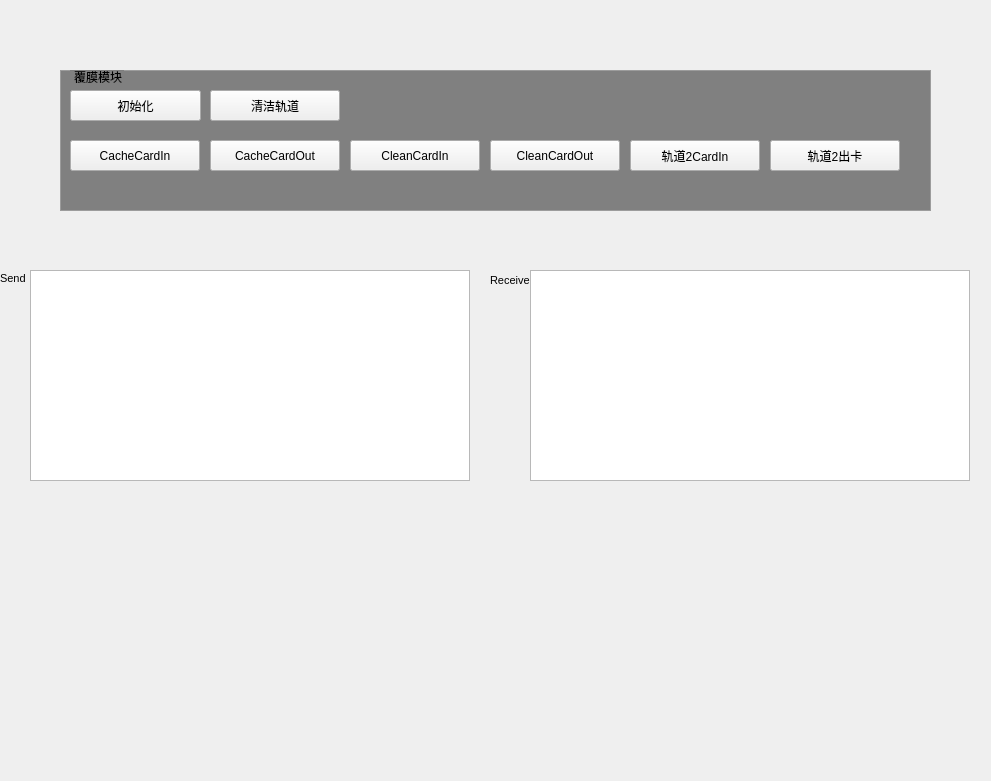
<?xml version="1.0" encoding="UTF-8"?>
<ui version="4.0">
 <class>LamForm</class>
 <widget class="QWidget" name="LamForm">
  <property name="geometry">
   <rect>
    <x>0</x>
    <y>0</y>
    <width>991</width>
    <height>781</height>
   </rect>
  </property>
  <property name="windowTitle">
   <string>Form</string>
  </property>
  <widget class="QGroupBox" name="groupBox_Lam">
   <property name="geometry">
    <rect>
     <x>60</x>
     <y>70</y>
     <width>871</width>
     <height>141</height>
    </rect>
   </property>
   <property name="styleSheet">
    <string notr="true">      QGroupBox {
            border-color: rgb(156, 156, 156);
            border-width: 1px;
            border-style: solid;
            margin-top: 0.5ex;
			 background-color:grey;
        }
        QGroupBox::title {
            subcontrol-origin: margin;
            subcontrol-position: top left;
            left: 10px;
            margin-left: 2px;
            padding: 0  0px;
        }</string>
   </property>
   <property name="title">
    <string>覆膜模块</string>
   </property>
   <widget class="QPushButton" name="pushButton_LamModInit">
    <property name="geometry">
     <rect>
      <x>10</x>
      <y>20</y>
      <width>131</width>
      <height>31</height>
     </rect>
    </property>
    <property name="text">
     <string>初始化</string>
    </property>
   </widget>
   <widget class="QPushButton" name="pushButton_LamCleanSlide">
    <property name="geometry">
     <rect>
      <x>150</x>
      <y>20</y>
      <width>130</width>
      <height>31</height>
     </rect>
    </property>
    <property name="text">
     <string>清洁轨道</string>
    </property>
   </widget>
   <widget class="QPushButton" name="pushButton_LamShortSlideOut">
    <property name="geometry">
     <rect>
      <x>710</x>
      <y>70</y>
      <width>130</width>
      <height>31</height>
     </rect>
    </property>
    <property name="text">
     <string>轨道2出卡</string>
    </property>
   </widget>
   <widget class="QPushButton" name="pushButton_LamCacheCardIn">
    <property name="geometry">
     <rect>
      <x>10</x>
      <y>70</y>
      <width>130</width>
      <height>31</height>
     </rect>
    </property>
    <property name="text">
     <string>CacheCardIn</string>
    </property>
   </widget>
   <widget class="QPushButton" name="pushButton_LamCacheCardOut">
    <property name="geometry">
     <rect>
      <x>150</x>
      <y>70</y>
      <width>130</width>
      <height>31</height>
     </rect>
    </property>
    <property name="text">
     <string>CacheCardOut</string>
    </property>
   </widget>
   <widget class="QPushButton" name="pushButton_LamCleanCardIn">
    <property name="geometry">
     <rect>
      <x>290</x>
      <y>70</y>
      <width>130</width>
      <height>31</height>
     </rect>
    </property>
    <property name="text">
     <string>CleanCardIn</string>
    </property>
   </widget>
   <widget class="QPushButton" name="pushButton_LamCleanCardOut">
    <property name="geometry">
     <rect>
      <x>430</x>
      <y>70</y>
      <width>130</width>
      <height>31</height>
     </rect>
    </property>
    <property name="text">
     <string>CleanCardOut</string>
    </property>
   </widget>
   <widget class="QPushButton" name="pushButton_LamShortSlide2In">
    <property name="geometry">
     <rect>
      <x>570</x>
      <y>70</y>
      <width>130</width>
      <height>31</height>
     </rect>
    </property>
    <property name="text">
     <string>轨道2CardIn</string>
    </property>
   </widget>
  </widget>
  <widget class="QTextEdit" name="textEdit_Send">
   <property name="geometry">
    <rect>
     <x>30</x>
     <y>270</y>
     <width>440</width>
     <height>211</height>
    </rect>
   </property>
   <property name="styleSheet">
    <string notr="true">color: rgb(0, 0, 0);</string>
   </property>
  </widget>
  <widget class="QLabel" name="label_2">
   <property name="geometry">
    <rect>
     <x>490</x>
     <y>270</y>
     <width>41</width>
     <height>21</height>
    </rect>
   </property>
   <property name="font">
    <font>
     <pointsize>8</pointsize>
    </font>
   </property>
   <property name="text">
    <string>Receive</string>
   </property>
  </widget>
  <widget class="QTextEdit" name="textEdit">
   <property name="geometry">
    <rect>
     <x>530</x>
     <y>270</y>
     <width>440</width>
     <height>211</height>
    </rect>
   </property>
   <property name="styleSheet">
    <string notr="true">color: rgb(0, 0, 0);</string>
   </property>
  </widget>
  <widget class="QLabel" name="label">
   <property name="geometry">
    <rect>
     <x>0</x>
     <y>270</y>
     <width>31</width>
     <height>17</height>
    </rect>
   </property>
   <property name="font">
    <font>
     <pointsize>8</pointsize>
    </font>
   </property>
   <property name="text">
    <string>Send</string>
   </property>
  </widget>
 </widget>
 <resources/>
 <connections/>
</ui>
